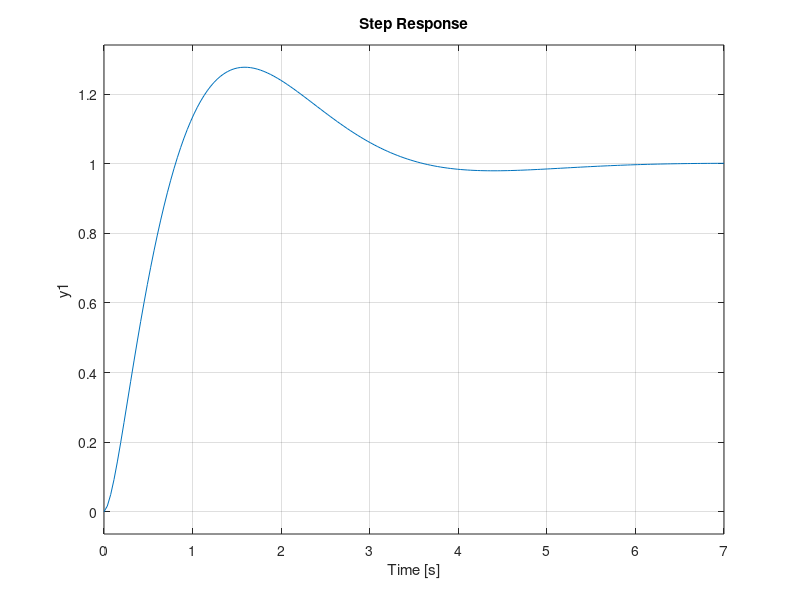

The MATLAB source for this figure: (Note: this script raises an error after producing the figure.)
clc;
clear all;
close all;

% syms Kp Ti s
s = tf('s');
Kp = 1.765; % 1.765
Ti = 1;
Td = 0.01;

num = [1];
den = [0.1 1 0];
C = Kp*(Ti*s + 1 + Ti*Td*s^2)/(Ti*s);

G = tf(num,den);

open_loop = C*G;

% figure
% bode(open_loop)
% grid on

closed_loop = feedback(open_loop,1);

figure
step(closed_loop)
grid on
stepinfo(closed_loop)